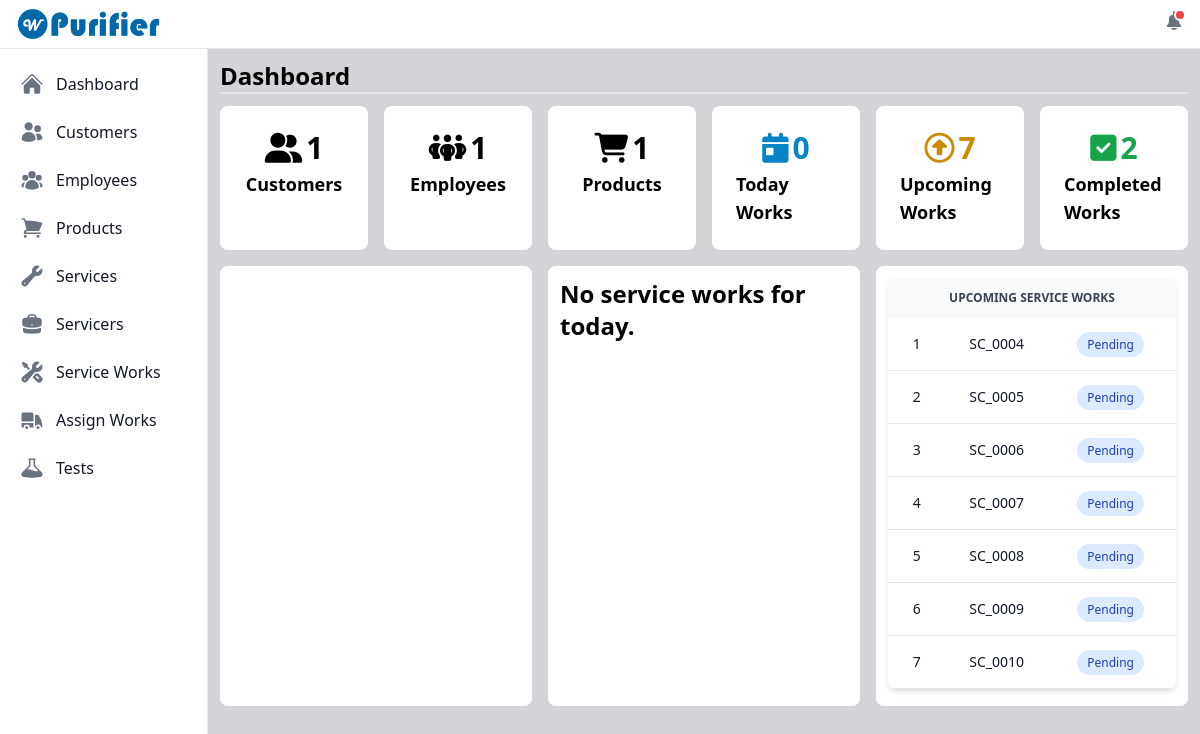
The page / (signed in) on the database as committed earlier.
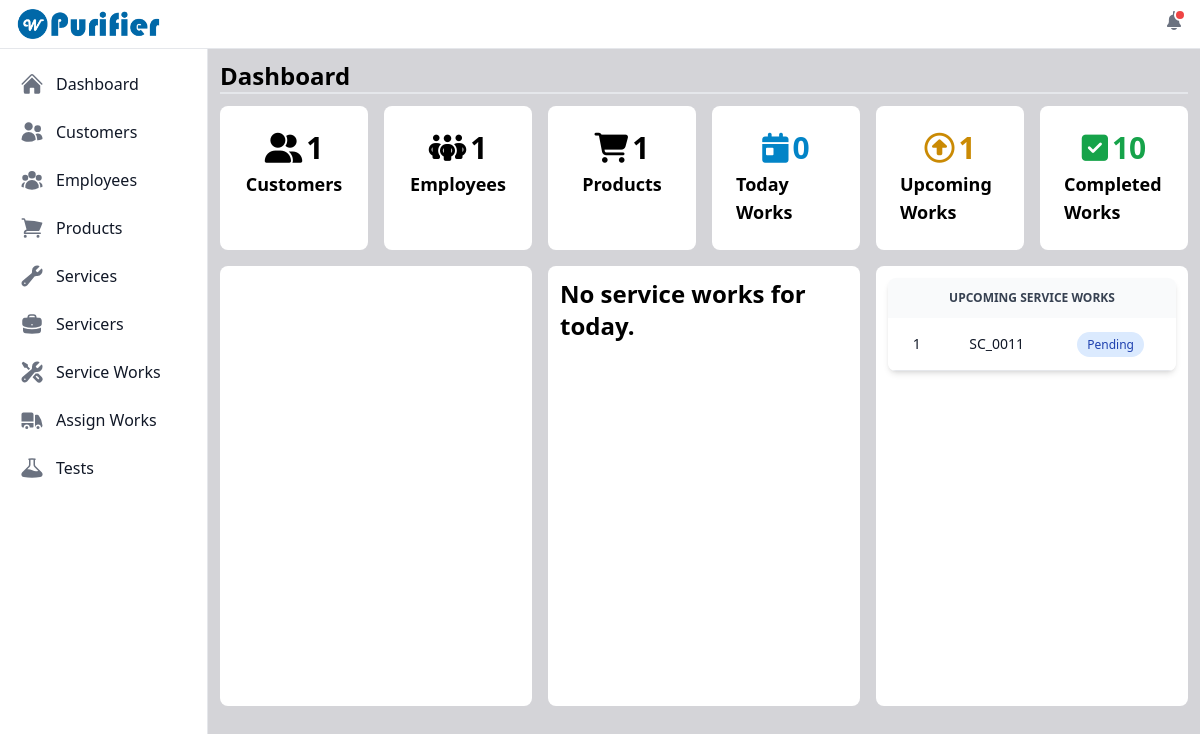
The same page on the database as committed later.
### purifier/models.py (models this page shows)
class ServiceWork(models.Model):
    STATUS_CHOICES = (
        ('pending', 'Pending'),
        ('working', 'Working'),
        ('completed', 'Completed'),
    )
    id = models.UUIDField(primary_key=True, default=uuid.uuid4, unique=True, editable=False)
    service_work_code = models.CharField(max_length=50, blank=True, unique=True)
    customer_code = models.ForeignKey(Customer, on_delete=models.CASCADE)
    product = models.ForeignKey(Product, on_delete=models.CASCADE)
    service_name = models.ManyToManyField(Service)
    comment_section = models.TextField(null=True, blank=True)
    service_date = models.DateField()
    remark_section = models.TextField(null=True, blank=True)
    status = models.CharField(max_length=30, choices=STATUS_CHOICES, default='pending')
    servicer = models.ForeignKey(Servicer, on_delete=models.SET_NULL, null=True, blank=True)
    created_on = models.DateField(auto_now_add=True)
    def __str__(self) -> str:
        return self.service_work_code

### purifier/views.py (the view)
# urls.py: path('', views.viewDashboard, name='view_dashboard'),
@login_required
def viewDashboard(request):
    customers_count =Customer.objects.all().count()
    employees_count = Employee.objects.all().count()
    products_count = Product.objects.all().count()
    today_date = timezone.now().date()
    servicework_today = ServiceWork.objects \
    .exclude(status='completed') \
    .filter(service_date=today_date) \
    .order_by('service_work_code')         # includes both pending and wokring states
    servicework_today_exists = servicework_today.exists()
    servicework_today_count = servicework_today.count()
    servicework_upcoming = ServiceWork.objects \
    .exclude(service_date=today_date) \
    .filter(status='pending') \
    .order_by('service_work_code')
    servicework_upcoming_exists = servicework_upcoming.exists()
    upcoming_count = servicework_upcoming.count()
    servicework_completed = ServiceWork.objects.filter(status='completed').order_by('-service_work_code')
    completed_count = servicework_completed.count()
    servicework_pending = ServiceWork.objects.exclude(status='completed')
    servicework_pending_exists = servicework_pending.exists()
    pending_count = servicework_pending.count()
    all_serviceworks = ServiceWork.objects.all()
    all_serviceworks_exists = all_serviceworks.exists()
    context = {'servicework_today': servicework_today, 'servicework_completed': servicework_completed, 'servicework_pending': servicework_pending, 'servicework_pending_exists': servicework_pending_exists, 'servicework_today_exists': servicework_today_exists, 'servicework_upcoming': servicework_upcoming, 'servicework_upcoming_exists': servicework_upcoming_exists, 'completed_count': completed_count, 'upcoming_count': upcoming_count, 'pending_count': pending_count,'customers_count': customers_count, 'employees_count': employees_count, 'products_count': products_count, 'servicework_today_count': servicework_today_count, 'all_serviceworks_exists': all_serviceworks_exists}
    return render(request, 'dashboard/dashboard.html', context)

### user_management/models.py (called while the page is built)
    def __str__(self):
        return self.username

### purifier/templates/dashboard/dashboard.html (shortened to what the changed rows need)
{% extends "index.html" %}
{% load static %}
{% block content %}
    <div class="grid gap-4 mt-3">
        <div id="dashboardCounts" class="grid lg:grid-cols-6 md:grid-cols-3 gap-4">
            <div class="flex flex-col bg-white rounded-lg items-center p-6 upcoming-servicework-count">
                <span class="report-count text-yellow-600 text-3xl font-bold" data-bs-value="{{ upcoming_count }}"><i class="fa-regular fa-circle-up me-1"></i>{{upcoming_count}}</span>
                <span class="report-count-heading text-lg mt-1 font-bold">Upcoming Works</span>
            </div>
            <div class="flex flex-col bg-white rounded-lg items-center p-6 completed-servicework-count">
                <span class="report-count text-green-600 text-3xl font-bold"data-bs-value="{{ completed_count }}"><i class="fa-solid fa-square-check me-1"></i>{{completed_count}}</span>
                <span class="report-count-heading text-lg mt-1 font-bold">Completed Works</span>
            </div>
        </div>
        {% if all_serviceworks_exists %}
        <div class="grid grid-cols-3 gap-4 h-96">
            <div class="report-upcoming bg-white p-3 rounded-lg overflow-auto scroll-smooth scroll-m-0" style="scrollbar-width: thin; height: 440px;">
                {% if servicework_upcoming_exists %}
                    <div class="relative overflow-x-auto shadow-md sm:rounded-lg">
                        <table class="w-full text-sm text-left rtl:text-right text-gray-500 dark:text-gray-400">
                            <thead class="text-xs text-gray-700 uppercase bg-gray-50 dark:bg-gray-700 dark:text-gray-400">
                                <tr>
                                    <th scope="col" colspan="3" class="px-6 py-3 text-center">
                                        upcoming service Works
                                    </th>
                                </tr>
                            </thead>
                            <tbody>
                                {% for upcoming in servicework_upcoming %}
                                    <tr class="bg-white border-b dark:bg-gray-800 dark:border-gray-700 hover:bg-gray-50 dark:hover:bg-gray-600">
                                        <th scope="row" class="px-6 py-4 font-medium text-gray-900 whitespace-nowrap dark:text-white text-center">
                                            {{ forloop.counter }}
                                        </th>
                                        <th scope="row" class="px-6 py-4 font-medium text-gray-900 whitespace-nowrap dark:text-white">
                                            {{ upcoming }}
                                        </th>
                                        <th scope="row" class="px-6 py-4 font-medium text-gray-900 whitespace-nowrap dark:text-white text-end">
                                            {% if upcoming.status == 'pending' %}
                                                <span class="bg-blue-100 text-blue-800 text-xs font-medium me-2 px-2.5 py-1 rounded-full dark:bg-blue-900 dark:text-blue-300">{{ upcoming.get_status_display }}</span>
                                            {% else %}
                                                <span class="bg-yellow-100 text-yellow-800 text-xs font-medium me-2 px-2.5 py-1 rounded-full dark:bg-yellow-900 dark:text-yellow-300">{{ upcoming.get_status_display }}</span>
                                            {% endif %}
                                        </th>
                                    </tr>
                                {% endfor %}
                            </tbody>
                        </table>
                    </div>
                {% else %}
                    <div class="flex justify-center">
                        <span class="font-bold text-2xl">No upcoming service works.</span>
                    </div>
                {% endif %}
            </div>
        </div>
        {% else %}
            <div class="flex justify-center bg-white rounded-lg p-2">
                <span class="font-bold text-2xl">No Service Works</span>
            </div>
        {% endif %}
    </div>
{% endblock content %}

Rows that differ between the two databases and show on the page:
no longer on this page (row edited): ServiceWork: service_work_code "SC_0004", status "Pending"
no longer on this page (row edited): ServiceWork: service_work_code "SC_0005", status "Pending"
no longer on this page (row edited): ServiceWork: service_work_code "SC_0006", status "Pending"
no longer on this page (row edited): ServiceWork: service_work_code "SC_0007", status "Pending"
no longer on this page (row edited): ServiceWork: service_work_code "SC_0008", status "Pending"
no longer on this page (row edited): ServiceWork: service_work_code "SC_0009", status "Pending"
no longer on this page (row edited): ServiceWork: service_work_code "SC_0010", status "Pending"
added ServiceWork: service_work_code "SC_0011", status "Pending"
Other text that changed with them:
{{ upcoming_count }}: "7" → "1"
{{ completed_count }}: 2 → 10 (drawn)
{{ completed_count }}: "2" → "10"
